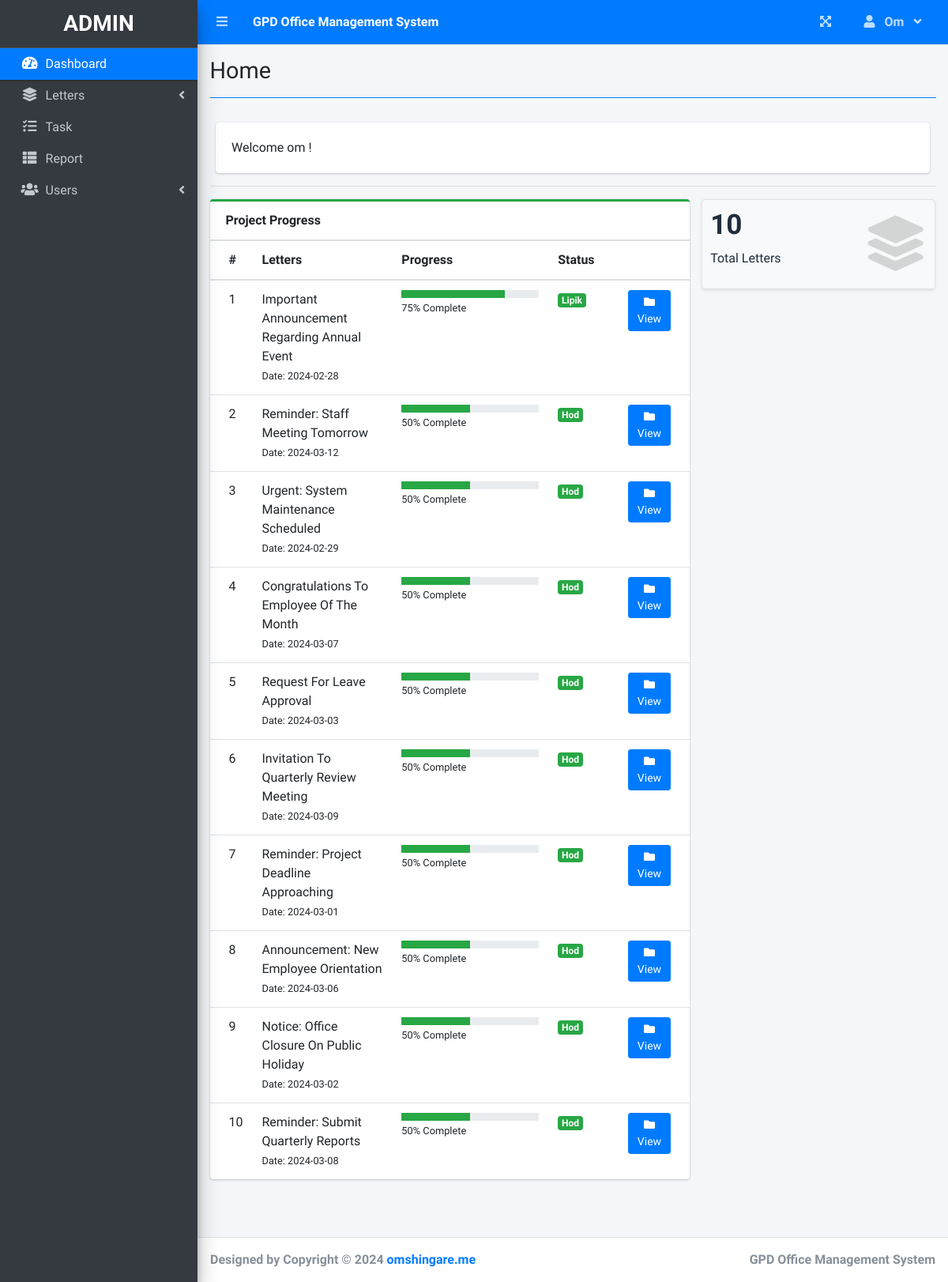
Screenshot of / (signed in) with the database file from the repository.
### tables this page shows
CREATE TABLE `gpd_letters` (
  `letter_id` int(11) NOT NULL,
  `letter_creator_user_id` int(11) NOT NULL,
  `letter_title` text NOT NULL,
  `letter_content` text NOT NULL,
  `letter_status` int(11) DEFAULT 1,
  `letter_hod_remarks` text DEFAULT NULL,
  `letter_lipik_remarks` text DEFAULT NULL,
  `letter_principal_remarks` text DEFAULT NULL,
  `letter_principal_approval_date` datetime DEFAULT NULL,
  `letter_lipik_approval_date` datetime DEFAULT NULL,
  `letter_hod_approval_date` datetime DEFAULT NULL,
  `letter_created_date` date DEFAULT NULL
);

### home.php (the view, shortened to what this page needs)
<?php include('db_connect.php') ?>
 <div class="col-12">
          <div class="card">
            <div class="card-body">
              Welcome <?php echo $_SESSION['login_user_name'] ?>!
            </div>
          </div>
  </div>
  <hr>
      <div class="row">
        <div class="col-md-8">
        <div class="card card-outline card-success">
          <div class="card-header">
            <b>Project Progress</b>
          </div>
          <div class="card-body p-0">
            <div class="table-responsive">
              <table class="table m-0 table-hover">
                <colgroup>
                  <col width="5%">
                  <col width="30%">
                  <col width="35%">
                  <col width="15%">
                  <col width="15%">
                </colgroup>
                <thead>
                  <th>#</th>
                  <th>Letters</th>
                  <th>Progress</th>
                  <th>Status</th>
                  <th></th>
                </thead>
                <tbody>
                <?php
                $i = 1;
                $stat = array("Teacher","Hod","Lipik","Principal", "Done");
                $where = "";
                $qry = $conn->query("SELECT * FROM gpd_letters $where order by letter_creator_user_id asc");
                while($row = $qry->fetch_assoc()):
                  $status = $row['letter_status'];
                  $prog = ($status == 4) ? 100 : ($status * 25);
                ?>
                  <tr>
                      <td>
                         <?php echo $i++ ?>
                      </td>
                      <td>
                          <a>
                              <?php echo ucwords($row['letter_title']) ?>
                          </a>
                          <br>
                          <small>
                              Date: <?php echo date("Y-m-d",strtotime($row['letter_created_date'])) ?>
                          </small>
                      </td>
                      <td class="project_progress">
                          <div class="progress progress-sm">
                              <div class="progress-bar bg-green" role="progressbar" aria-valuenow="57" aria-valuemin="0" aria-valuemax="100" style="width: <?php echo $prog ?>%">
                              </div>
                          </div>
                          <small>
                              <?php echo $prog ?>% Complete
                          </small>
                      </td>
                      <td class="project-state">
                          <?php
                              echo "<div class='badge badge-success '>{$stat[$row['letter_status'] - 1]}</div>";
                          ?>
                      </td>
                      <td>
                        <a class="btn btn-primary btn-sm" href="./index.php?page=view_project&id=<?php echo $row['letter_id'] ?>">
                              <i class="fas fa-folder">
                              </i>
                              View
                        </a>
                      </td>
                  </tr>
                <?php endwhile; ?>
                </tbody>
              </table>
            </div>
          </div>
        </div>
        </div>
        <div class="col-md-4">
          <div class="row">
          <div class="col-12 col-sm-6 col-md-12">
            <div class="small-box bg-light shadow-sm border">
              <div class="inner">
                <h3><?php echo $conn->query("SELECT * FROM gpd_letters $where")->num_rows; ?></h3>
                <p>Total Letters</p>
              </div>
              <div class="icon">
                <i class="fa fa-layer-group"></i>
              </div>
            </div>
          </div>
          </div>
      </div>
        </div>
      </div>

### rows the page displays
gpd_letters: letter_title "Important Announcement Regarding Annual Event", letter_created_date "2024-02-28", letter_status "75", letter_status "Lipik"
gpd_letters: letter_title "Reminder: Staff Meeting Tomorrow", letter_created_date "2024-03-12", letter_status "50", letter_status "Hod"
gpd_letters: letter_title "Urgent: System Maintenance Scheduled", letter_created_date "2024-02-29", letter_status "50", letter_status "Hod"
gpd_letters: letter_title "Congratulations To Employee Of The Month", letter_created_date "2024-03-07", letter_status "50", letter_status "Hod"
gpd_letters: letter_title "Request For Leave Approval", letter_created_date "2024-03-03", letter_status "50", letter_status "Hod"
gpd_letters: letter_title "Invitation To Quarterly Review Meeting", letter_created_date "2024-03-09", letter_status "50", letter_status "Hod"
gpd_letters: letter_title "Reminder: Project Deadline Approaching", letter_created_date "2024-03-01", letter_status "50", letter_status "Hod"
gpd_letters: letter_title "Announcement: New Employee Orientation", letter_created_date "2024-03-06", letter_status "50", letter_status "Hod"
gpd_letters: letter_title "Notice: Office Closure On Public Holiday", letter_created_date "2024-03-02", letter_status "50", letter_status "Hod"
gpd_letters: letter_title "Reminder: Submit Quarterly Reports", letter_created_date "2024-03-08", letter_status "50", letter_status "Hod"

### other values shown
$_SESSION['system']['name'] "GPD Office Management System"
$_SESSION['login_user_name'] "Om"
$title "Home"
$_SESSION['login_user_name'] "om"
$conn->query("SELECT * FROM gpd_letters $where")->num_rows "10"
